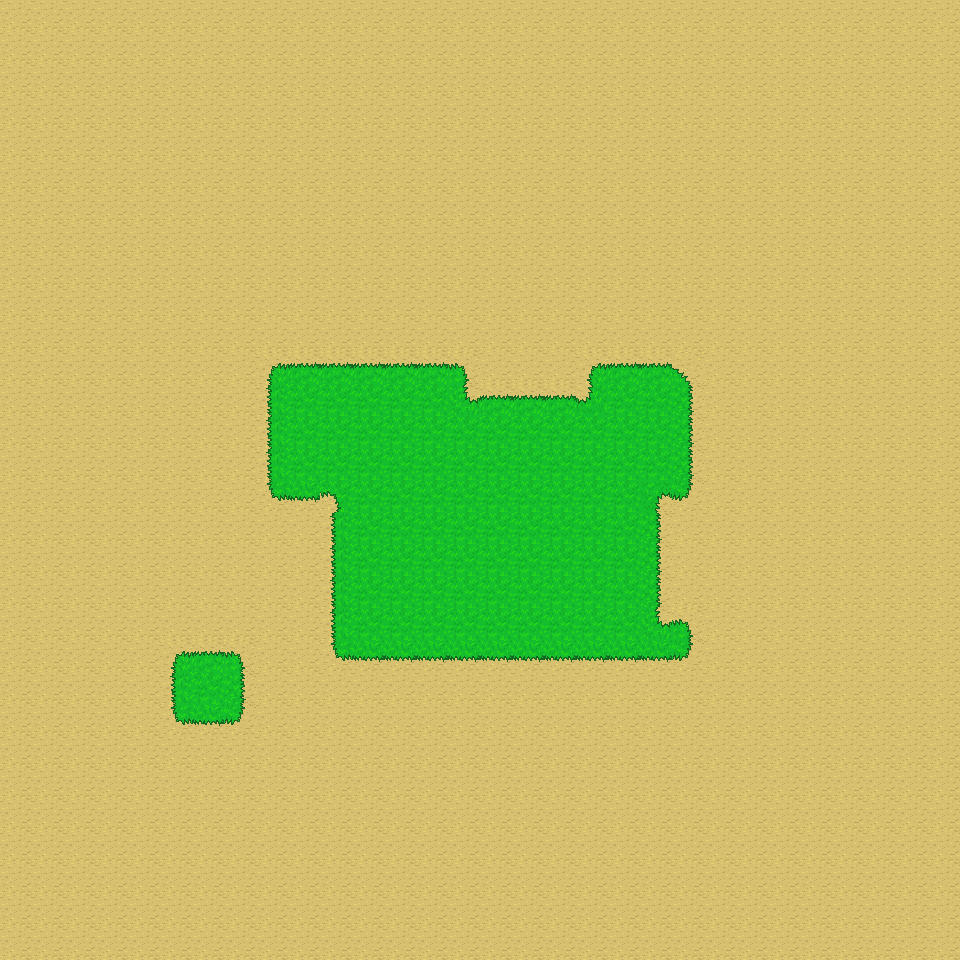

This is a level from a 2D game, rendered from its Tiled map with the project's own tilesets. A one-line summary and the complete map file follow:
An orthogonal 30x30 tile map with 32x32 px tiles, 1 tile layer (Tile Layer 1).

<map version="1.0" orientation="orthogonal" width="30" height="30" tilewidth="32" tileheight="32">
 <tileset firstgid="1" name="tileset" tilewidth="32" tileheight="32">
  <image source="../images/tileset.png" width="352" height="256" />
 </tileset>
 <layer name="Tile Layer 1" width="30" height="30">
  <data encoding="csv">
46,46,46,46,46,46,46,46,46,46,46,46,46,46,46,46,46,46,46,46,46,46,46,46,46,46,46,46,46,46,
46,46,46,46,46,46,46,46,46,46,46,46,46,46,46,46,46,46,46,46,46,46,46,46,46,46,46,46,46,46,
46,46,46,46,46,46,46,46,46,46,46,46,46,46,46,46,46,46,46,46,46,46,46,46,46,46,46,46,46,46,
46,46,46,46,46,46,46,46,46,46,46,46,46,46,46,46,46,46,46,46,46,46,46,46,46,46,46,46,46,46,
46,46,46,46,46,46,46,46,46,46,46,46,46,46,46,46,46,46,46,46,46,46,46,46,46,46,46,46,46,46,
46,46,46,46,46,46,46,46,46,46,46,46,46,46,46,46,46,46,46,46,46,46,46,46,46,46,46,46,46,46,
46,46,46,46,46,46,46,46,46,46,46,46,46,46,46,46,46,46,46,46,46,46,46,46,46,46,46,46,46,46,
46,46,46,46,46,46,46,46,46,46,46,46,46,46,46,46,46,46,46,46,46,46,46,46,46,46,46,46,46,46,
46,46,46,46,46,46,46,46,46,46,46,46,46,46,46,46,46,46,46,46,46,46,46,46,46,46,46,46,46,46,
46,46,46,46,46,46,46,46,46,46,46,46,46,46,46,46,46,46,46,46,46,46,46,46,46,46,46,46,46,46,
46,46,46,46,46,46,46,46,46,46,46,46,46,46,46,46,46,46,46,46,46,46,46,46,46,46,46,46,46,46,
46,46,46,46,46,46,46,46,1,2,2,2,2,2,3,46,46,46,1,2,2,5,46,46,46,46,46,46,46,46,
46,46,46,46,46,46,46,46,12,13,13,13,13,13,17,2,2,2,18,13,13,14,46,46,46,46,46,46,46,46,
46,46,46,46,46,46,46,46,12,13,13,13,13,13,13,13,13,13,13,13,13,14,46,46,46,46,46,46,46,46,
46,46,46,46,46,46,46,46,12,13,13,13,13,13,13,13,13,13,13,13,13,14,46,46,46,46,46,46,46,46,
46,46,46,46,46,46,46,46,23,24,36,13,13,13,13,13,13,13,13,13,6,25,46,46,46,46,46,46,46,46,
46,46,46,46,46,46,46,46,46,46,12,13,13,13,13,13,13,13,13,13,14,46,46,46,46,46,46,46,46,46,
46,46,46,46,46,46,46,46,46,46,12,13,13,13,13,13,13,13,13,13,14,46,46,46,46,46,46,46,46,46,
46,46,46,46,46,46,46,46,46,46,12,13,13,13,13,13,13,13,13,13,14,46,46,46,46,46,46,46,46,46,
46,46,46,46,46,46,46,46,46,46,12,13,13,13,13,13,13,13,13,13,17,3,46,46,46,46,46,46,46,46,
46,46,46,46,46,1,2,3,46,46,23,24,24,24,24,24,24,24,24,24,24,25,46,46,46,46,46,46,46,46,
46,46,46,46,46,12,13,14,46,46,46,46,46,46,46,46,46,46,46,46,46,46,46,46,46,46,46,46,46,46,
46,46,46,46,46,23,24,25,46,46,46,46,46,46,46,46,46,46,46,46,46,46,46,46,46,46,46,46,46,46,
46,46,46,46,46,46,46,46,46,46,46,46,46,46,46,46,46,46,46,46,46,46,46,46,46,46,46,46,46,46,
46,46,46,46,46,46,46,46,46,46,46,46,46,46,46,46,46,46,46,46,46,46,46,46,46,46,46,46,46,46,
46,46,46,46,46,46,46,46,46,46,46,46,46,46,46,46,46,46,46,46,46,46,46,46,46,46,46,46,46,46,
46,46,46,46,46,46,46,46,46,46,46,46,46,46,46,46,46,46,46,46,46,46,46,46,46,46,46,46,46,46,
46,46,46,46,46,46,46,46,46,46,46,46,46,46,46,46,46,46,46,46,46,46,46,46,46,46,46,46,46,46,
46,46,46,46,46,46,46,46,46,46,46,46,46,46,46,46,46,46,46,46,46,46,46,46,46,46,46,46,46,46,
46,46,46,46,46,46,46,46,46,46,46,46,46,46,46,46,46,46,46,46,46,46,46,46,46,46,46,46,46,46
</data>
 </layer>
</map>